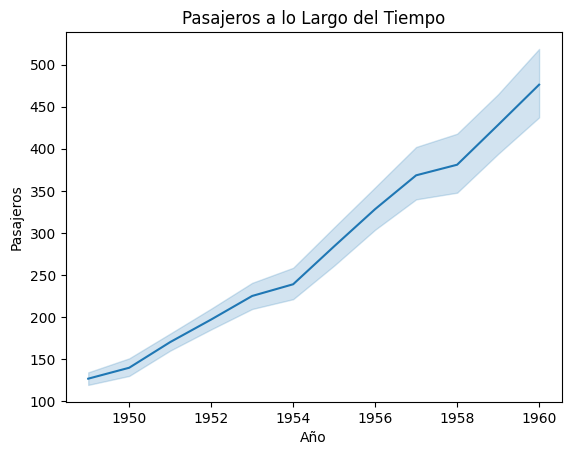

Python code for this plot:
import seaborn as sns
import matplotlib.pyplot as plt

# Cargar un dataset de ejemplo
data = sns.load_dataset("flights")

# Crear un gráfico de líneas
sns.lineplot(x='year', y='passengers', data=data)

# Añadir título y etiquetas
plt.title('Pasajeros a lo Largo del Tiempo')
plt.xlabel('Año')
plt.ylabel('Pasajeros')

# Mostrar el gráfico
plt.show()
